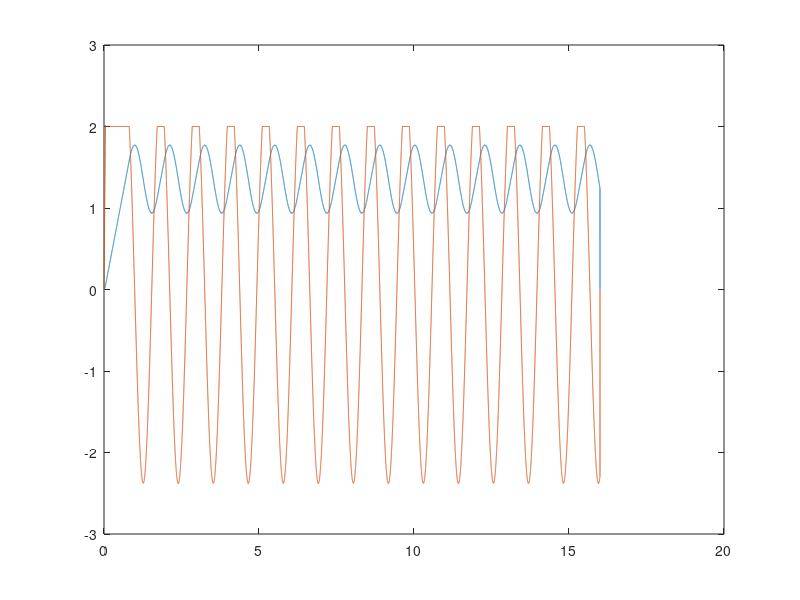

Write MATLAB code to recreate this figure. (Note: this script raises an error after producing the figure.)
% loswald (>.<)
runtime=16;

% Defining time displacement and velocity arrays
t=[0:0.0005:runtime];
theta=zeros(1,size(t,2)); % initializing x and v as zero arrays of the same dimension as t
w=zeros(1,size(t,2));

% Initializing variables
theta0=0;
w0=0;
t0=0;
theta(1)=0;
w(1)=0; % loops start from the second element of array, first elements are known at t=0 from initial conditions
ri=0.05;
ro=0.08; % inner and outer radii
m=2; % mass of disk
wdisk=2; % angular velocity of driving disk
mk=0.6;
ms=0.7; % coefficients of friction
mukro=mk*(ro+ri)/2;
musro=ms*(ro+ri)/2; % effective rotational coefficient of friction for flat clutch uniform wear such that frictionaltorque=muro*nf
nf=10; % normal force
kspring=45; % spring constant
kro=kspring*ro*ro; % effective rotational spring constant such that springtorque=kro*theta
jdisk=0.5*m*(ro^2+ri^2); % moment of inertia
i=2; %index, starts at 2 because (i-1) is used in the while loop

while(t(i)<runtime)
    % this loop is slip phase
    % loop ends when condition for starting of stick is satisfied
    % solving the differential equation jdisk*theta''= muk*N-k*theta
    while(w(i-1)<=wdisk) && (t(i)<runtime)
        %alpha1 alpha2 obtained by putting in initial condition v0 t0 x0
        alpha1=(cos(sqrt(kro/jdisk)*t0)*theta0-cos(sqrt(kro/jdisk)*t0)*mukro*nf/kro-sin(sqrt(kro/jdisk)*t0)*w0/sqrt(kro/jdisk));
        alpha2=(sin(sqrt(kro/jdisk)*t0)*theta0-sin(sqrt(kro/jdisk)*t0)*mukro*nf/kro+cos(sqrt(kro/jdisk)*t0)*w0/sqrt(kro/jdisk));
        theta(i)=mukro*nf/kro+alpha1*cos(sqrt(kro/jdisk)*t(i))+alpha2*sin(sqrt(kro/jdisk)*t(i)); % general solution
        w(i)=-sqrt(kro/jdisk)*sin(sqrt(kro/jdisk)*t(i))*alpha1+sqrt(kro/jdisk)*cos(sqrt(kro/jdisk)*t(i))*alpha2;
        i=i+1; 
    end
    % this loop is stick phase
    % loop ends when condition for starting of slip is satisfied
    % constant velocity
    while (theta(i-1)<(musro*nf/kro)) && (t(i)<runtime)
        w(i)=wdisk;
        theta(i)=theta(i-1)+ w(i)*(t(i)-t(i-1));
        i=i+1;
    end
    % reinitializing variables for the differential equations of slip phase
    theta0=theta(i-1);
    w0=w(i-1);
    t0=t(i-1);
end

% presentation of results
plot(t,theta);
hold on
plot(t,w);
t=t.'; w=w.'; theta=theta.'; % transposing row vectors to column vectors
tabledata=table(t,theta,w); % create table
writetable(tabledata,'StickSlipData.txt','Delimiter',' ');


    
        
